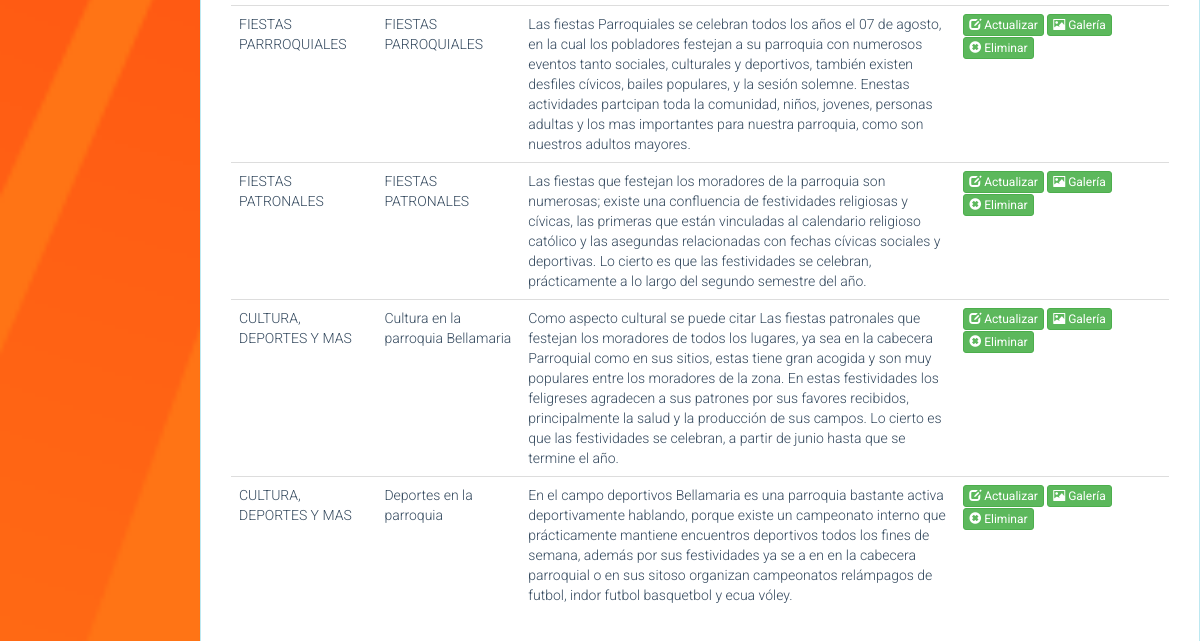
/Admin/modulo.php (signed in, lower part), run on an earlier commit of the app's database.
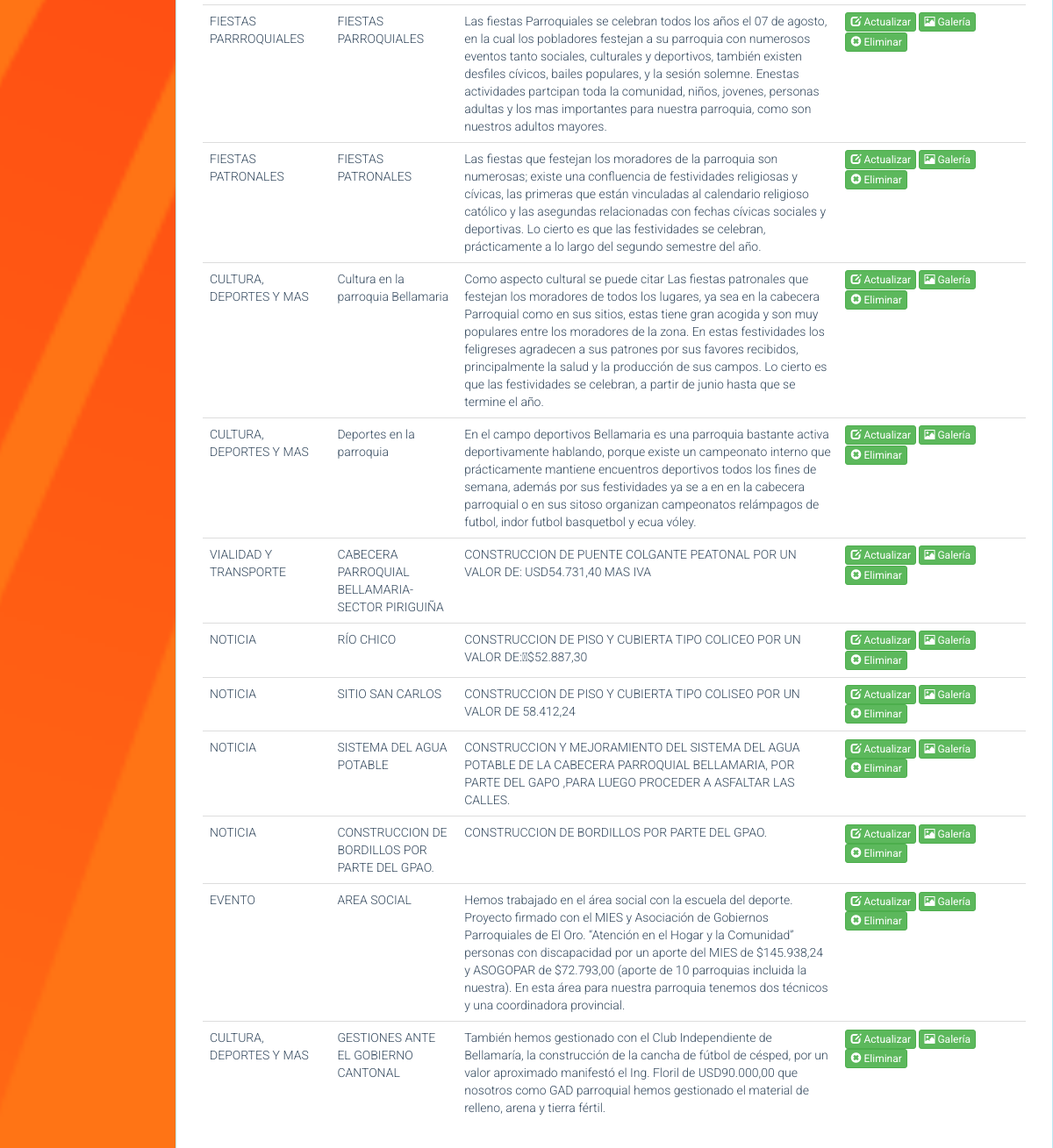
And on a later commit of the database.
### tables this page shows
CREATE TABLE `modulo` (
  `id_modulo` int(11) NOT NULL AUTO_INCREMENT,
  `tip_modulo` varchar(80) NOT NULL,
  `tit_modulo` varchar(90) NOT NULL,
  `des_modulo` varchar(1000) NOT NULL,
  `fec_modulo` varchar(60) NOT NULL,
  `est_modulo` varchar(1) NOT NULL,
  PRIMARY KEY (`id_modulo`),
  UNIQUE KEY `id_modulo_UNIQUE` (`id_modulo`)
);

### Admin/modulo.php (the view, shortened to what this page needs)
<?php include 'stilosFunciones.php'; ?>
<?php include 'cabecera.php' ;
if(isset($_SESSION["loginname"])){
?>
<div  class="panel panel-info col-lg-10 col-sm-10 ">
      <br>
      <br>
        <div class="panel-body">
        <table class="table">
          <tbody id="modulosTabla">
            <?php
            $con = conectar();
            $sql = "SELECT id_modulo, tip_modulo, tit_modulo, des_modulo FROM modulo WHERE est_modulo='1'";
            $stmt = $con->prepare($sql);
            $result = $stmt->execute();
            $rows = $stmt->fetchAll(\PDO::FETCH_OBJ);
            foreach($rows as $row){
                $img1="0";
                $img2="0";
                $img3="0";
                $img4="0";
                $img5="0";
                $sql2 = "SELECT * FROM imagenes WHERE modulo_id_modulo=".($row->id_modulo);
                $stmt2 = $con->prepare($sql2);
                $result2 = $stmt2->execute();
                $rows2 = $stmt2->fetchAll(\PDO::FETCH_OBJ);
                foreach($rows2 as $row2){
                  switch ($row2->nom_imagen) {
                    case (($row->id_modulo)."_1.png"):
                      $img1="1";
                      break;
                    case (($row->id_modulo)."_2.png"):
                      $img2="1";
                      break;
                    case (($row->id_modulo)."_3.png"):
                      $img3="1";
                      break;
                    case (($row->id_modulo)."_4.png"):
                      $img4="1";
                      break;
                    case (($row->id_modulo)."_5.png"):
                      $img5="1";
                      break;
                  }
                }
              ?>
              <tr>
                <td class="siseColTITMOD2"><?php print($row->tip_modulo); ?></td>
                <td class="siseColTITMOD2"><?php print($row->tit_modulo); ?></td>
                <td class="siseColDESMOD"><?php print($row->des_modulo); ?></td>
                <td>
                  <div>
                    <button type="button" class="btn btn-success btn-xs" onclick="Editar('<?php print($row->id_modulo); ?>','<?php print($row->tip_modulo); ?>','<?php print($row->tit_modulo); ?>','<?php print($row->des_modulo); ?>','<?php print($img1); ?>','<?php print($img2); ?>','<?php print($img3); ?>','<?php print($img4); ?>','<?php print($img5); ?>');"> <span class='glyphicon glyphicon-edit' aria-hidden='true'></span> Actualizar</button>
                     <button type="button" class="btn btn-success btn-xs" onclick="VerImagenes('<?php print($row->id_modulo); ?>','<?php print($img1); ?>','<?php print($img2); ?>','<?php print($img3); ?>','<?php print($img4); ?>','<?php print($img5); ?>');"> <span class='glyphicon glyphicon-picture' aria-hidden='true'></span> Galería</button>
                    <button type="button" class="btn btn-success btn-xs" onclick="EliminarModulo('<?php print($row->id_modulo); ?>');"> <span class='glyphicon glyphicon-remove-sign' aria-hidden='true'></span> Eliminar</button>
                  </div>
                </td>
              </tr>
              <?php
            }
            ?>
          </tbody>
        </table>
      </div>
<?php
}
?>

### Admin/stilosFunciones.php (shortened to what this page needs)
<!DOCTYPE html>
<html lang="en">
<head>
    <link href="../css/bootstrap.min.css" rel="stylesheet">
    <link href="../css/font-awesome.min.css" rel="stylesheet">
    <link href="../css/prettyPhoto.css" rel="stylesheet">
    <link href="../css/animate.css" rel="stylesheet">
    <link href="../css/main.css" rel="stylesheet">
    <link href="../css/bellaMaria.css" rel="stylesheet">
    <link href="../css/bootstrap-social.css" rel="stylesheet">
    <link rel="stylesheet" type="text/css" href="../css/ddsmoothmenu.css" />
    <link rel="stylesheet" href="../css/estilos.css">
    <link rel="stylesheet" href="../css/loginstyle.css">
    <link rel="stylesheet" href="../css/charisma-app.css">
</head>
<body>
</body>
</html>

### Admin/cabecera.php (shortened to what this page needs)
<?php
if(isset($_SESSION["loginname"])){
?>
<?php include 'stilosFunciones.php' ?>
<?php
}else{
    echo "<h3>Redireccionando....</h3>";
    echo '<meta http-equiv="refresh" content="1; url=../index.php">';
}
?>

### css/main.css (style rules this page uses)
body { padding-top: 80px; color: #34495e; background: #f5f5f5; font-family: 'Roboto', sans-serif; font-weight: 300; }

### css/bellaMaria.css (style rules this page uses)
body { background-image: url(../imagenes/fondoBellaMaria.png); background-position: center center; background-repeat: no-repeat; background-attachment: fixed; background-size: cover; background-color: #464646; }
.siseColDESMOD { max-width: 500px; }
.siseColTITMOD2 { max-width: 150px; }

What changed in the data, as far as the page shows it:
added modulo: tip_modulo "VIALIDAD Y TRANSPORTE", tit_modulo "CABECERA PARROQUIAL BELLAMARIA-SECTOR PIRIGUIÑA", des_modulo "CONSTRUCCION DE PUENTE COLGANTE PEATONAL POR UN VALOR DE: USD54.731,40 MAS IVA"
added modulo: tip_modulo "NOTICIA", tit_modulo "RÍO CHICO", des_modulo "CONSTRUCCION DE PISO Y CUBIERTA TIPO COLICEO POR UN VALOR DE: $52.887,30"
added modulo: tip_modulo "NOTICIA", tit_modulo "SITIO SAN CARLOS", des_modulo "CONSTRUCCION DE PISO Y CUBIERTA TIPO COLISEO POR UN VALOR DE 58.412,24"
added modulo: tip_modulo "NOTICIA", tit_modulo "SISTEMA DEL AGUA POTABLE", des_modulo "CONSTRUCCION Y MEJORAMIENTO DEL SISTEMA DEL AGUA POTABLE DE LA CABECERA PARROQUIAL BELLAMARIA, POR PARTE DEL GAPO ,PARA LUEGO PROCEDER A ASFALTAR LAS CALLES."
added modulo: tip_modulo "NOTICIA", tit_modulo "CONSTRUCCION DE BORDILLOS POR PARTE DEL GPAO.", des_modulo "CONSTRUCCION DE BORDILLOS POR PARTE DEL GPAO."
added modulo: tip_modulo "EVENTO", tit_modulo "AREA SOCIAL", des_modulo "Hemos trabajado en el área social con la escuela del deporte. Proyecto firmado con el MIES y Asociación de Gobiernos Parroquiales de El Oro. “Atención en el Hogar y la Comunidad” personas con discapacidad por un aporte del MIES de $145.938,24 y ASOGOPAR de $72.793,00 (aporte de 10 parroquias incluida la nuestra). En esta área para nuestra parroquia tenemos dos técnicos y una coordinadora provincial."
added modulo: tip_modulo "CULTURA, DEPORTES Y MAS", tit_modulo "GESTIONES ANTE EL GOBIERNO CANTONAL", des_modulo "También hemos gestionado con el Club Independiente de Bellamaría, la construcción de la cancha de fútbol de césped, por un valor aproximado manifestó el Ing. Floril de USD90.000,00 que nosotros como GAD parroquial hemos gestionado el material de relleno, arena y tierra fértil."
